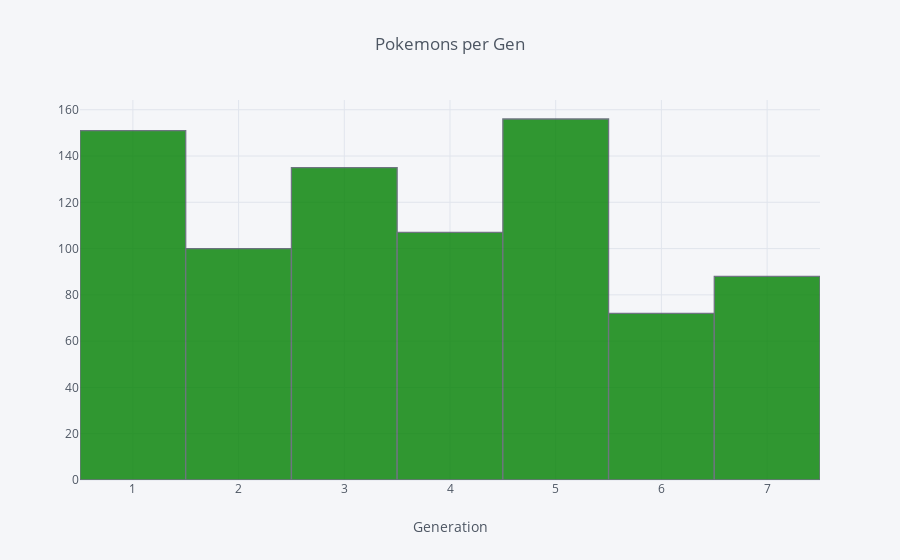

Write notebook code for a chart like this one.
### Markdown cell above
On this thable we can see how many combo types exist

### Code cell
poke['Generation'].iplot(kind="hist", color="green", xTitle='Generation', title='Pokemons per Gen')

### Figure 1 — Plotly figure (JSON) as saved in the notebook; plotly's stock layout.template omitted (floating-point values rounded to 4 significant figures; data arrays with more than 128 entries replaced by an {"elided": "..."} marker saying what was removed)
{"data": [{"histfunc": "count", "histnorm": "", "marker": {"color": "rgba(0, 128, 0, 1.0)", "line": {"color": "#4D5663", "width": 1.3}}, "name": "Generation", "opacity": 0.8, "orientation": "v", "type": "histogram", "uid": "aedff0ac-aff7-11e9-937d-38f9d35d1f9f", "x": {"elided": "809 int values"}}], "layout": {"barmode": "overlay", "legend": {"bgcolor": "#F5F6F9", "font": {"color": "#4D5663"}}, "paper_bgcolor": "#F5F6F9", "plot_bgcolor": "#F5F6F9", "title": "Pokemons per Gen", "titlefont": {"color": "#4D5663"}, "xaxis": {"gridcolor": "#E1E5ED", "showgrid": true, "tickfont": {"color": "#4D5663"}, "title": "Generation", "titlefont": {"color": "#4D5663"}, "zerolinecolor": "#E1E5ED"}, "yaxis": {"gridcolor": "#E1E5ED", "showgrid": true, "tickfont": {"color": "#4D5663"}, "title": "", "titlefont": {"color": "#4D5663"}, "zerolinecolor": "#E1E5ED"}}}
